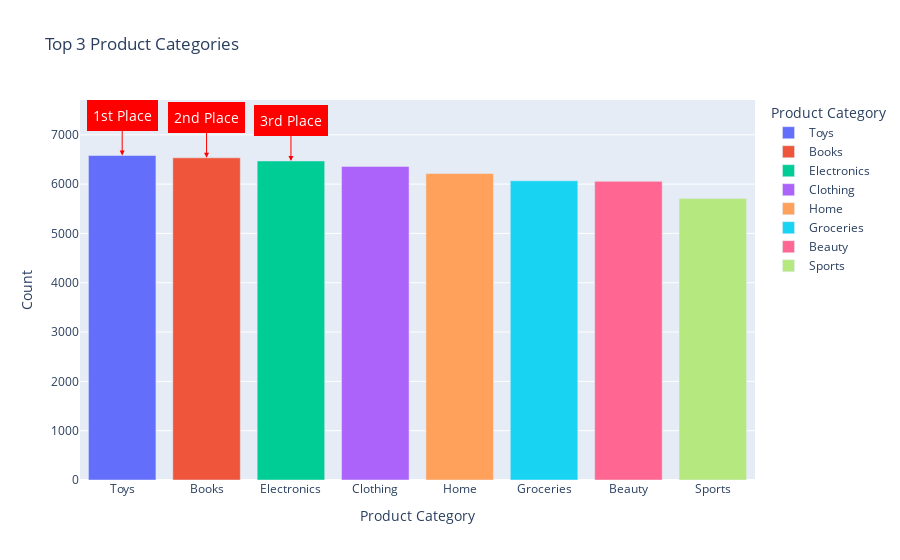

The notebook cell saved with this chart:
### Code cell
import plotly.express as px

# Create the bar chart
fig = px.bar(
    top_3,
    x=top_3.index,
    y=top_3.values,
    labels={'x': 'Product Category', 'y': 'Count'},
    title='Top 3 Product Categories',
    color=top_3.index,
)

# Annotations for the top 3 categories
annotations = ['1st', '2nd', '3rd']

# Ensure we only add annotations for the number of bars available (up to 3)
for i in range(min(3, len(top_3))):  # Iterate only for the number of available bars (max 3)
    fig.add_annotation(
        x=top_3.index[i],  # Category label
        y=top_3.values[i],  # Value of the bar
        text=f'{annotations[i]} Place',  # Add custom ranking labels (1st, 2nd, 3rd)
        showarrow=True,  # Show an arrow pointing to the bar
        arrowhead=2,
        ax=0, ay=-40,  # Adjust arrow positioning
        font=dict(size=14, color="white"),  # Font size and color
        bgcolor="red",  # Background color of the annotation box
        bordercolor="red",  # Border color for visibility
        borderwidth=2,  # Border width
        borderpad=4,  # Padding within the annotation box
        arrowcolor="red"  # Arrow color matching the box
    )

# Show the plot
fig.show()

### Figure 1 — Plotly figure (JSON) as saved in the notebook; plotly's stock layout.template omitted (floating-point values rounded to 4 significant figures)
{"data": [{"alignmentgroup": "True", "hovertemplate": "Product Category=%{x}<br>Count=%{y}<extra></extra>", "legendgroup": "Toys", "marker": {"color": "#636efa", "pattern": {"shape": ""}}, "name": "Toys", "offsetgroup": "Toys", "orientation": "v", "showlegend": true, "textposition": "auto", "type": "bar", "x": ["Toys"], "xaxis": "x", "y": [6580], "yaxis": "y"}, {"alignmentgroup": "True", "hovertemplate": "Product Category=%{x}<br>Count=%{y}<extra></extra>", "legendgroup": "Books", "marker": {"color": "#EF553B", "pattern": {"shape": ""}}, "name": "Books", "offsetgroup": "Books", "orientation": "v", "showlegend": true, "textposition": "auto", "type": "bar", "x": ["Books"], "xaxis": "x", "y": [6533], "yaxis": "y"}, {"alignmentgroup": "True", "hovertemplate": "Product Category=%{x}<br>Count=%{y}<extra></extra>", "legendgroup": "Electronics", "marker": {"color": "#00cc96", "pattern": {"shape": ""}}, "name": "Electronics", "offsetgroup": "Electronics", "orientation": "v", "showlegend": true, "textposition": "auto", "type": "bar", "x": ["Electronics"], "xaxis": "x", "y": [6469], "yaxis": "y"}, {"alignmentgroup": "True", "hovertemplate": "Product Category=%{x}<br>Count=%{y}<extra></extra>", "legendgroup": "Clothing", "marker": {"color": "#ab63fa", "pattern": {"shape": ""}}, "name": "Clothing", "offsetgroup": "Clothing", "orientation": "v", "showlegend": true, "textposition": "auto", "type": "bar", "x": ["Clothing"], "xaxis": "x", "y": [6359], "yaxis": "y"}, {"alignmentgroup": "True", "hovertemplate": "Product Category=%{x}<br>Count=%{y}<extra></extra>", "legendgroup": "Home", "marker": {"color": "#FFA15A", "pattern": {"shape": ""}}, "name": "Home", "offsetgroup": "Home", "orientation": "v", "showlegend": true, "textposition": "auto", "type": "bar", "x": ["Home"], "xaxis": "x", "y": [6214], "yaxis": "y"}, {"alignmentgroup": "True", "hovertemplate": "Product Category=%{x}<br>Count=%{y}<extra></extra>", "legendgroup": "Groceries", "marker": {"color": "#19d3f3", "pattern": {"shape": ""}}, "name": "Groceries", "offsetgroup": "Groceries", "orientation": "v", "showlegend": true, "textposition": "auto", "type": "bar", "x": ["Groceries"], "xaxis": "x", "y": [6067], "yaxis": "y"}, {"alignmentgroup": "True", "hovertemplate": "Product Category=%{x}<br>Count=%{y}<extra></extra>", "legendgroup": "Beauty", "marker": {"color": "#FF6692", "pattern": {"shape": ""}}, "name": "Beauty", "offsetgroup": "Beauty", "orientation": "v", "showlegend": true, "textposition": "auto", "type": "bar", "x": ["Beauty"], "xaxis": "x", "y": [6057], "yaxis": "y"}, {"alignmentgroup": "True", "hovertemplate": "Product Category=%{x}<br>Count=%{y}<extra></extra>", "legendgroup": "Sports", "marker": {"color": "#B6E880", "pattern": {"shape": ""}}, "name": "Sports", "offsetgroup": "Sports", "orientation": "v", "showlegend": true, "textposition": "auto", "type": "bar", "x": ["Sports"], "xaxis": "x", "y": [5706], "yaxis": "y"}], "layout": {"annotations": [{"arrowcolor": "red", "arrowhead": 2, "ax": 0, "ay": -40, "bgcolor": "red", "bordercolor": "red", "borderpad": 4, "borderwidth": 2, "font": {"color": "white", "size": 14}, "showarrow": true, "text": "1st Place", "x": "Toys", "y": 6580}, {"arrowcolor": "red", "arrowhead": 2, "ax": 0, "ay": -40, "bgcolor": "red", "bordercolor": "red", "borderpad": 4, "borderwidth": 2, "font": {"color": "white", "size": 14}, "showarrow": true, "text": "2nd Place", "x": "Books", "y": 6533}, {"arrowcolor": "red", "arrowhead": 2, "ax": 0, "ay": -40, "bgcolor": "red", "bordercolor": "red", "borderpad": 4, "borderwidth": 2, "font": {"color": "white", "size": 14}, "showarrow": true, "text": "3rd Place", "x": "Electronics", "y": 6469}], "barmode": "relative", "legend": {"title": {"text": "Product Category"}, "tracegroupgap": 0}, "title": {"text": "Top 3 Product Categories"}, "xaxis": {"anchor": "y", "categoryarray": ["Toys", "Books", "Electronics", "Clothing", "Home", "Groceries", "Beauty", "Sports"], "categoryorder": "array", "domain": [0, 1], "title": {"text": "Product Category"}}, "yaxis": {"anchor": "x", "domain": [0, 1], "title": {"text": "Count"}}}}
